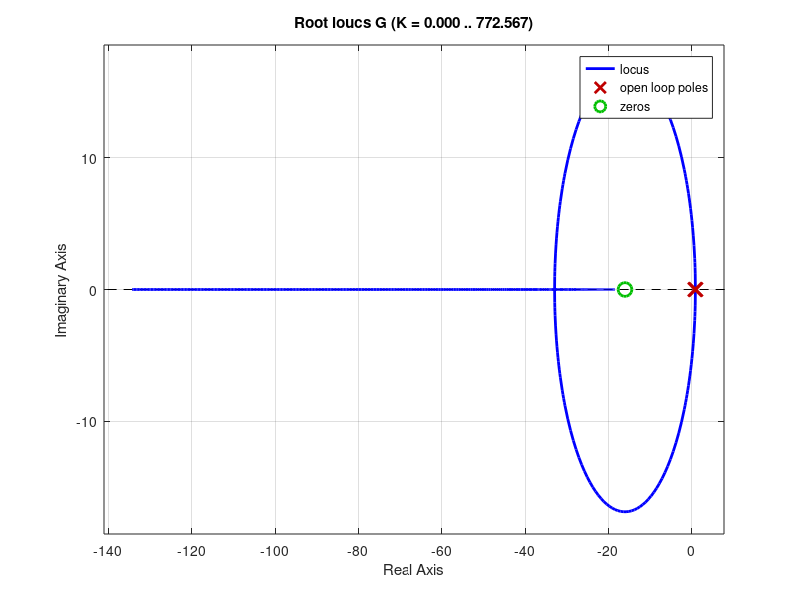

This chart was generated by the following MATLAB code: (Note: this script raises an error after producing the figure.)

clf                                 % Clear graph on screen.

numg=[.2 3.2];                             % Generate numerator of G(s).
deng=poly([1 .8]);               % Generate denominator of G(s).

G=tf(numg,deng)                     % Create and display G(s).
pos=10;
                                    % Input desired percent overshoot.
z=-log(pos/100)/sqrt(pi^2+[log(pos/100)]^2);
                                    % Calculate damping ratio.
rlocus(G)                           % Plot uncompensated root locus.
sgrid(z,0)                          % Overlay desired percent 
                                    % overshoot line.
title(['Uncompensated Root Locus with ' , num2str(pos),...
'% overshoot Line'])                % Title uncompensated root locus.
K=55
                                    % steady-state error for                                     % unit ramp input.
T=feedback(K*G,1)                   % Create and display T(s).	
step(T)                             % Plot step response of uncompensated 
                                    % system.
title(['Uncompensated System Step Response with ' ,...
    num2str(pos),'% overshoot'])    % Add title to uncompensated step 
                                    % response.

Ts=8;
                                    % Input desired settling time.
b=1
                                    % Input lead compensator zero.
                                    % compensator pole. 
a=3
                                    % Enter test lead compensator pole.
numge=conv(numg,[1 b]);             % Generate numerator of Gc(s)G(s).
denge=conv([1 a],deng);             % Generate denominator 
                                    % of Gc(s)G(s).
Ge=tf(numge,denge);                 % Create Ge(s)=Gc(s)G(s).
wn=4/(Ts*z);                        % Evaluate desired natural 
                                    % frequency.
clf                                 % Clear graph on screen.
rlocus(Ge)                          % Plot compensated root locus with 
                                    % test lead compensator pole.
axis([-10,10,-10,10])               % Change lead-compensated 
                                    % root locus axes.
sgrid(z,wn)                         % Overlay grid on lead-compensated 
                                    % root locus.
title(['Lead-Compensated Root Locus with ' , num2str(pos),...
'% Overshoot Line, Lead Pole at ',...
num2str(-a),' and Required Wn'])    % Add title to lead-compensated  
                                    % rootlocus.

                                    % interactively on the root locus.
'Gc(s)'                             % Display label.
Gc=tf([1 b],[1 a])                  % Display lead compensator.
'Gc(s)G(s)'                         % Display label.
Ge                                  % Display Gc(s)G(s).

s=tf([1 0],1);                      % Create transfer function, 's'.
sGe=s*Ge;                           % Create sGe(s) to evaluate Kv.
sGe=minreal(sGe);                   % Cancel common poles and zeros.
Kv=dcgain(K*sGe)                    % Display lead-compensated Kv.
ess=1/Kv                            % Display lead-compensated steady-
                                    % state error for unit ramp input.
'T(s)'                              % Display label.
T=feedback(K*Ge,1)                  % Create and display lead-compensated 
                                    % T(s).

step(T)                             % Plot step response for lead 
                                    % compensated system.
title(['Lead-Compensated System Step Response with ' ,...
    num2str(pos),'% overshoot'])    % Add title to step response of lead- 
                                    % compensated system.